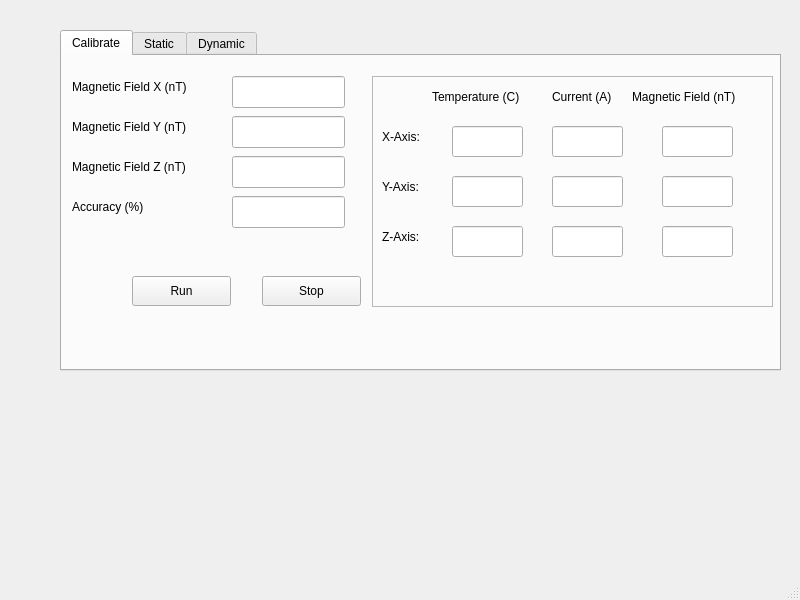
<?xml version="1.0" encoding="UTF-8"?>
<ui version="4.0">
 <class>MainWindow</class>
 <widget class="QMainWindow" name="MainWindow">
  <property name="geometry">
   <rect>
    <x>0</x>
    <y>0</y>
    <width>800</width>
    <height>600</height>
   </rect>
  </property>
  <property name="windowTitle">
   <string>MainWindow</string>
  </property>
  <widget class="QWidget" name="centralwidget">
   <widget class="QTabWidget" name="Modes">
    <property name="geometry">
     <rect>
      <x>60</x>
      <y>30</y>
      <width>721</width>
      <height>341</height>
     </rect>
    </property>
    <property name="currentIndex">
     <number>0</number>
    </property>
    <widget class="QWidget" name="CalibrateTab">
     <attribute name="title">
      <string>Calibrate</string>
     </attribute>
     <widget class="QLineEdit" name="Calibrate_Magnetic_Field_X">
      <property name="geometry">
       <rect>
        <x>170</x>
        <y>20</y>
        <width>113</width>
        <height>32</height>
       </rect>
      </property>
     </widget>
     <widget class="QLineEdit" name="Calibrate_Magnetic_Field_Y">
      <property name="geometry">
       <rect>
        <x>170</x>
        <y>60</y>
        <width>113</width>
        <height>32</height>
       </rect>
      </property>
     </widget>
     <widget class="QLineEdit" name="Calibrate_Magnetic_Field_Z">
      <property name="geometry">
       <rect>
        <x>170</x>
        <y>100</y>
        <width>113</width>
        <height>32</height>
       </rect>
      </property>
     </widget>
     <widget class="QLineEdit" name="Calibrate_Accuracy">
      <property name="geometry">
       <rect>
        <x>170</x>
        <y>140</y>
        <width>113</width>
        <height>32</height>
       </rect>
      </property>
     </widget>
     <widget class="QLabel" name="Calibrate_Mag_X_Label">
      <property name="geometry">
       <rect>
        <x>10</x>
        <y>20</y>
        <width>151</width>
        <height>22</height>
       </rect>
      </property>
      <property name="text">
       <string>Magnetic Field X (nT)</string>
      </property>
     </widget>
     <widget class="QLabel" name="Calibrate_Mag_Y_Label">
      <property name="geometry">
       <rect>
        <x>10</x>
        <y>60</y>
        <width>151</width>
        <height>22</height>
       </rect>
      </property>
      <property name="text">
       <string>Magnetic Field Y (nT)</string>
      </property>
     </widget>
     <widget class="QLabel" name="Calibrate_Mag_Z_Label">
      <property name="geometry">
       <rect>
        <x>10</x>
        <y>100</y>
        <width>151</width>
        <height>22</height>
       </rect>
      </property>
      <property name="text">
       <string>Magnetic Field Z (nT)</string>
      </property>
     </widget>
     <widget class="QLabel" name="Calibrate_Acc_Label">
      <property name="geometry">
       <rect>
        <x>10</x>
        <y>140</y>
        <width>121</width>
        <height>22</height>
       </rect>
      </property>
      <property name="text">
       <string>Accuracy (%)</string>
      </property>
     </widget>
     <widget class="QPushButton" name="Calibrate_Run">
      <property name="geometry">
       <rect>
        <x>70</x>
        <y>220</y>
        <width>99</width>
        <height>30</height>
       </rect>
      </property>
      <property name="text">
       <string>Run</string>
      </property>
     </widget>
     <widget class="QPushButton" name="Calibrate_Stop">
      <property name="geometry">
       <rect>
        <x>200</x>
        <y>220</y>
        <width>99</width>
        <height>30</height>
       </rect>
      </property>
      <property name="text">
       <string>Stop</string>
      </property>
     </widget>
     <widget class="QFrame" name="CalibrateFrame">
      <property name="geometry">
       <rect>
        <x>310</x>
        <y>20</y>
        <width>401</width>
        <height>231</height>
       </rect>
      </property>
      <property name="frameShape">
       <enum>QFrame::StyledPanel</enum>
      </property>
      <property name="frameShadow">
       <enum>QFrame::Raised</enum>
      </property>
      <widget class="QLabel" name="label">
       <property name="geometry">
        <rect>
         <x>10</x>
         <y>50</y>
         <width>68</width>
         <height>22</height>
        </rect>
       </property>
       <property name="text">
        <string>X-Axis:</string>
       </property>
      </widget>
      <widget class="QLabel" name="label_2">
       <property name="geometry">
        <rect>
         <x>10</x>
         <y>100</y>
         <width>68</width>
         <height>22</height>
        </rect>
       </property>
       <property name="text">
        <string>Y-Axis:</string>
       </property>
      </widget>
      <widget class="QLabel" name="label_3">
       <property name="geometry">
        <rect>
         <x>10</x>
         <y>150</y>
         <width>68</width>
         <height>22</height>
        </rect>
       </property>
       <property name="text">
        <string>Z-Axis:</string>
       </property>
      </widget>
      <widget class="QLabel" name="label_4">
       <property name="geometry">
        <rect>
         <x>60</x>
         <y>10</y>
         <width>121</width>
         <height>22</height>
        </rect>
       </property>
       <property name="text">
        <string>Temperature (C)</string>
       </property>
      </widget>
      <widget class="QLabel" name="label_5">
       <property name="geometry">
        <rect>
         <x>180</x>
         <y>10</y>
         <width>81</width>
         <height>22</height>
        </rect>
       </property>
       <property name="text">
        <string>Current (A)</string>
       </property>
      </widget>
      <widget class="QLabel" name="label_6">
       <property name="geometry">
        <rect>
         <x>260</x>
         <y>10</y>
         <width>141</width>
         <height>22</height>
        </rect>
       </property>
       <property name="text">
        <string>Magnetic Field (nT)</string>
       </property>
      </widget>
      <widget class="QLineEdit" name="Calibrate_Temp_X">
       <property name="geometry">
        <rect>
         <x>80</x>
         <y>50</y>
         <width>71</width>
         <height>31</height>
        </rect>
       </property>
       <property name="readOnly">
        <bool>true</bool>
       </property>
      </widget>
      <widget class="QLineEdit" name="Calibrate_Temp_Y">
       <property name="geometry">
        <rect>
         <x>80</x>
         <y>100</y>
         <width>71</width>
         <height>31</height>
        </rect>
       </property>
       <property name="readOnly">
        <bool>true</bool>
       </property>
      </widget>
      <widget class="QLineEdit" name="Calibrate_Temp_Z">
       <property name="geometry">
        <rect>
         <x>80</x>
         <y>150</y>
         <width>71</width>
         <height>31</height>
        </rect>
       </property>
       <property name="readOnly">
        <bool>true</bool>
       </property>
      </widget>
      <widget class="QLineEdit" name="Calibrate_Current_X">
       <property name="geometry">
        <rect>
         <x>180</x>
         <y>50</y>
         <width>71</width>
         <height>31</height>
        </rect>
       </property>
       <property name="readOnly">
        <bool>true</bool>
       </property>
      </widget>
      <widget class="QLineEdit" name="Calibrate_MagField_X">
       <property name="geometry">
        <rect>
         <x>290</x>
         <y>50</y>
         <width>71</width>
         <height>31</height>
        </rect>
       </property>
       <property name="readOnly">
        <bool>true</bool>
       </property>
      </widget>
      <widget class="QLineEdit" name="Calibrate_Current_Y">
       <property name="geometry">
        <rect>
         <x>180</x>
         <y>100</y>
         <width>71</width>
         <height>31</height>
        </rect>
       </property>
       <property name="readOnly">
        <bool>true</bool>
       </property>
      </widget>
      <widget class="QLineEdit" name="Calibrate_Current_Z">
       <property name="geometry">
        <rect>
         <x>180</x>
         <y>150</y>
         <width>71</width>
         <height>31</height>
        </rect>
       </property>
       <property name="readOnly">
        <bool>true</bool>
       </property>
      </widget>
      <widget class="QLineEdit" name="Calibrate_MagField_Y">
       <property name="geometry">
        <rect>
         <x>290</x>
         <y>100</y>
         <width>71</width>
         <height>31</height>
        </rect>
       </property>
       <property name="readOnly">
        <bool>true</bool>
       </property>
      </widget>
      <widget class="QLineEdit" name="Calibrate_MagField_Z">
       <property name="geometry">
        <rect>
         <x>290</x>
         <y>150</y>
         <width>71</width>
         <height>31</height>
        </rect>
       </property>
       <property name="readOnly">
        <bool>true</bool>
       </property>
      </widget>
     </widget>
    </widget>
    <widget class="QWidget" name="StaticTab">
     <attribute name="title">
      <string>Static</string>
     </attribute>
     <widget class="QLineEdit" name="Static_Magnetic_Field_X">
      <property name="geometry">
       <rect>
        <x>170</x>
        <y>20</y>
        <width>113</width>
        <height>32</height>
       </rect>
      </property>
     </widget>
     <widget class="QLineEdit" name="Static_Magnetic_Field_Y">
      <property name="geometry">
       <rect>
        <x>170</x>
        <y>60</y>
        <width>113</width>
        <height>32</height>
       </rect>
      </property>
     </widget>
     <widget class="QLineEdit" name="Static_Magnetic_Field_Z">
      <property name="geometry">
       <rect>
        <x>170</x>
        <y>100</y>
        <width>113</width>
        <height>32</height>
       </rect>
      </property>
     </widget>
     <widget class="QLineEdit" name="Static_Accuracy">
      <property name="geometry">
       <rect>
        <x>170</x>
        <y>140</y>
        <width>113</width>
        <height>32</height>
       </rect>
      </property>
     </widget>
     <widget class="QLabel" name="Static_Mag_X_Label">
      <property name="geometry">
       <rect>
        <x>10</x>
        <y>20</y>
        <width>151</width>
        <height>22</height>
       </rect>
      </property>
      <property name="text">
       <string>Magnetic Field X (nT)</string>
      </property>
     </widget>
     <widget class="QLabel" name="Static_Mag_Y_Label">
      <property name="geometry">
       <rect>
        <x>10</x>
        <y>60</y>
        <width>151</width>
        <height>22</height>
       </rect>
      </property>
      <property name="text">
       <string>Magnetic Field Y (nT)</string>
      </property>
     </widget>
     <widget class="QLabel" name="Static_Mag_Z_Label">
      <property name="geometry">
       <rect>
        <x>10</x>
        <y>100</y>
        <width>151</width>
        <height>22</height>
       </rect>
      </property>
      <property name="text">
       <string>Magnetic Field Z (nT)</string>
      </property>
     </widget>
     <widget class="QLabel" name="Static_Acc_Label">
      <property name="geometry">
       <rect>
        <x>10</x>
        <y>140</y>
        <width>121</width>
        <height>22</height>
       </rect>
      </property>
      <property name="text">
       <string>Accuracy (%)</string>
      </property>
     </widget>
     <widget class="QPushButton" name="Static_Run">
      <property name="geometry">
       <rect>
        <x>70</x>
        <y>220</y>
        <width>99</width>
        <height>30</height>
       </rect>
      </property>
      <property name="text">
       <string>Run</string>
      </property>
     </widget>
     <widget class="QPushButton" name="Static_Stop">
      <property name="geometry">
       <rect>
        <x>200</x>
        <y>220</y>
        <width>99</width>
        <height>30</height>
       </rect>
      </property>
      <property name="text">
       <string>Stop</string>
      </property>
     </widget>
     <widget class="QFrame" name="CalibrateFrame_2">
      <property name="geometry">
       <rect>
        <x>310</x>
        <y>20</y>
        <width>401</width>
        <height>231</height>
       </rect>
      </property>
      <property name="frameShape">
       <enum>QFrame::StyledPanel</enum>
      </property>
      <property name="frameShadow">
       <enum>QFrame::Raised</enum>
      </property>
      <widget class="QLabel" name="label_7">
       <property name="geometry">
        <rect>
         <x>10</x>
         <y>50</y>
         <width>68</width>
         <height>22</height>
        </rect>
       </property>
       <property name="text">
        <string>X-Axis:</string>
       </property>
      </widget>
      <widget class="QLabel" name="label_8">
       <property name="geometry">
        <rect>
         <x>10</x>
         <y>100</y>
         <width>68</width>
         <height>22</height>
        </rect>
       </property>
       <property name="text">
        <string>Y-Axis:</string>
       </property>
      </widget>
      <widget class="QLabel" name="label_9">
       <property name="geometry">
        <rect>
         <x>10</x>
         <y>150</y>
         <width>68</width>
         <height>22</height>
        </rect>
       </property>
       <property name="text">
        <string>Z-Axis:</string>
       </property>
      </widget>
      <widget class="QLabel" name="label_10">
       <property name="geometry">
        <rect>
         <x>60</x>
         <y>10</y>
         <width>121</width>
         <height>22</height>
        </rect>
       </property>
       <property name="text">
        <string>Temperature (C)</string>
       </property>
      </widget>
      <widget class="QLabel" name="label_11">
       <property name="geometry">
        <rect>
         <x>180</x>
         <y>10</y>
         <width>81</width>
         <height>22</height>
        </rect>
       </property>
       <property name="text">
        <string>Current (A)</string>
       </property>
      </widget>
      <widget class="QLabel" name="label_12">
       <property name="geometry">
        <rect>
         <x>260</x>
         <y>10</y>
         <width>141</width>
         <height>22</height>
        </rect>
       </property>
       <property name="text">
        <string>Magnetic Field (nT)</string>
       </property>
      </widget>
      <widget class="QLineEdit" name="Static_Temp_X">
       <property name="geometry">
        <rect>
         <x>80</x>
         <y>50</y>
         <width>71</width>
         <height>31</height>
        </rect>
       </property>
       <property name="readOnly">
        <bool>true</bool>
       </property>
      </widget>
      <widget class="QLineEdit" name="Static_Temp_Y">
       <property name="geometry">
        <rect>
         <x>80</x>
         <y>100</y>
         <width>71</width>
         <height>31</height>
        </rect>
       </property>
       <property name="readOnly">
        <bool>true</bool>
       </property>
      </widget>
      <widget class="QLineEdit" name="Static_Temp_Z">
       <property name="geometry">
        <rect>
         <x>80</x>
         <y>150</y>
         <width>71</width>
         <height>31</height>
        </rect>
       </property>
       <property name="readOnly">
        <bool>true</bool>
       </property>
      </widget>
      <widget class="QLineEdit" name="Static_Current_X">
       <property name="geometry">
        <rect>
         <x>180</x>
         <y>50</y>
         <width>71</width>
         <height>31</height>
        </rect>
       </property>
       <property name="readOnly">
        <bool>true</bool>
       </property>
      </widget>
      <widget class="QLineEdit" name="Static_MagField_X">
       <property name="geometry">
        <rect>
         <x>290</x>
         <y>50</y>
         <width>71</width>
         <height>31</height>
        </rect>
       </property>
       <property name="readOnly">
        <bool>true</bool>
       </property>
      </widget>
      <widget class="QLineEdit" name="Static_Current_Y">
       <property name="geometry">
        <rect>
         <x>180</x>
         <y>100</y>
         <width>71</width>
         <height>31</height>
        </rect>
       </property>
       <property name="readOnly">
        <bool>true</bool>
       </property>
      </widget>
      <widget class="QLineEdit" name="Static_Current_Z">
       <property name="geometry">
        <rect>
         <x>180</x>
         <y>150</y>
         <width>71</width>
         <height>31</height>
        </rect>
       </property>
       <property name="readOnly">
        <bool>true</bool>
       </property>
      </widget>
      <widget class="QLineEdit" name="Static_MagField_Y">
       <property name="geometry">
        <rect>
         <x>290</x>
         <y>100</y>
         <width>71</width>
         <height>31</height>
        </rect>
       </property>
       <property name="readOnly">
        <bool>true</bool>
       </property>
      </widget>
      <widget class="QLineEdit" name="Static_MagField_Z">
       <property name="geometry">
        <rect>
         <x>290</x>
         <y>150</y>
         <width>71</width>
         <height>31</height>
        </rect>
       </property>
       <property name="readOnly">
        <bool>true</bool>
       </property>
      </widget>
     </widget>
    </widget>
    <widget class="QWidget" name="DynamicTab">
     <attribute name="title">
      <string>Dynamic</string>
     </attribute>
     <widget class="QPushButton" name="Dynamic_Run">
      <property name="geometry">
       <rect>
        <x>70</x>
        <y>220</y>
        <width>99</width>
        <height>30</height>
       </rect>
      </property>
      <property name="text">
       <string>Run</string>
      </property>
     </widget>
     <widget class="QPushButton" name="Dynamic_Stop">
      <property name="geometry">
       <rect>
        <x>200</x>
        <y>220</y>
        <width>99</width>
        <height>30</height>
       </rect>
      </property>
      <property name="text">
       <string>Stop</string>
      </property>
     </widget>
     <widget class="QPushButton" name="DynamicFileSelect">
      <property name="geometry">
       <rect>
        <x>130</x>
        <y>100</y>
        <width>99</width>
        <height>30</height>
       </rect>
      </property>
      <property name="text">
       <string>Select File</string>
      </property>
     </widget>
     <widget class="QFrame" name="CalibrateFrame_3">
      <property name="geometry">
       <rect>
        <x>310</x>
        <y>20</y>
        <width>401</width>
        <height>231</height>
       </rect>
      </property>
      <property name="frameShape">
       <enum>QFrame::StyledPanel</enum>
      </property>
      <property name="frameShadow">
       <enum>QFrame::Raised</enum>
      </property>
      <widget class="QLabel" name="label_13">
       <property name="geometry">
        <rect>
         <x>10</x>
         <y>50</y>
         <width>68</width>
         <height>22</height>
        </rect>
       </property>
       <property name="text">
        <string>X-Axis:</string>
       </property>
      </widget>
      <widget class="QLabel" name="label_14">
       <property name="geometry">
        <rect>
         <x>10</x>
         <y>100</y>
         <width>68</width>
         <height>22</height>
        </rect>
       </property>
       <property name="text">
        <string>Y-Axis:</string>
       </property>
      </widget>
      <widget class="QLabel" name="label_15">
       <property name="geometry">
        <rect>
         <x>10</x>
         <y>150</y>
         <width>68</width>
         <height>22</height>
        </rect>
       </property>
       <property name="text">
        <string>Z-Axis:</string>
       </property>
      </widget>
      <widget class="QLabel" name="label_16">
       <property name="geometry">
        <rect>
         <x>60</x>
         <y>10</y>
         <width>121</width>
         <height>22</height>
        </rect>
       </property>
       <property name="text">
        <string>Temperature (C)</string>
       </property>
      </widget>
      <widget class="QLabel" name="label_17">
       <property name="geometry">
        <rect>
         <x>180</x>
         <y>10</y>
         <width>81</width>
         <height>22</height>
        </rect>
       </property>
       <property name="text">
        <string>Current (A)</string>
       </property>
      </widget>
      <widget class="QLabel" name="label_18">
       <property name="geometry">
        <rect>
         <x>260</x>
         <y>10</y>
         <width>141</width>
         <height>22</height>
        </rect>
       </property>
       <property name="text">
        <string>Magnetic Field (nT)</string>
       </property>
      </widget>
      <widget class="QLineEdit" name="Dynamic_Temp_X">
       <property name="geometry">
        <rect>
         <x>80</x>
         <y>50</y>
         <width>71</width>
         <height>31</height>
        </rect>
       </property>
       <property name="readOnly">
        <bool>true</bool>
       </property>
      </widget>
      <widget class="QLineEdit" name="Dynamic_Temp_Y">
       <property name="geometry">
        <rect>
         <x>80</x>
         <y>100</y>
         <width>71</width>
         <height>31</height>
        </rect>
       </property>
       <property name="readOnly">
        <bool>true</bool>
       </property>
      </widget>
      <widget class="QLineEdit" name="Dynamic_Temp_Z">
       <property name="geometry">
        <rect>
         <x>80</x>
         <y>150</y>
         <width>71</width>
         <height>31</height>
        </rect>
       </property>
       <property name="readOnly">
        <bool>true</bool>
       </property>
      </widget>
      <widget class="QLineEdit" name="Dynamic_Current_X">
       <property name="geometry">
        <rect>
         <x>180</x>
         <y>50</y>
         <width>71</width>
         <height>31</height>
        </rect>
       </property>
       <property name="readOnly">
        <bool>true</bool>
       </property>
      </widget>
      <widget class="QLineEdit" name="Dynamic_MagField_X">
       <property name="geometry">
        <rect>
         <x>290</x>
         <y>50</y>
         <width>71</width>
         <height>31</height>
        </rect>
       </property>
       <property name="readOnly">
        <bool>true</bool>
       </property>
      </widget>
      <widget class="QLineEdit" name="Dynamic_Current_Y">
       <property name="geometry">
        <rect>
         <x>180</x>
         <y>100</y>
         <width>71</width>
         <height>31</height>
        </rect>
       </property>
       <property name="readOnly">
        <bool>true</bool>
       </property>
      </widget>
      <widget class="QLineEdit" name="Dynamic_Current_Z">
       <property name="geometry">
        <rect>
         <x>180</x>
         <y>150</y>
         <width>71</width>
         <height>31</height>
        </rect>
       </property>
       <property name="readOnly">
        <bool>true</bool>
       </property>
      </widget>
      <widget class="QLineEdit" name="Dynamic_MagField_Y">
       <property name="geometry">
        <rect>
         <x>290</x>
         <y>100</y>
         <width>71</width>
         <height>31</height>
        </rect>
       </property>
       <property name="readOnly">
        <bool>true</bool>
       </property>
      </widget>
      <widget class="QLineEdit" name="Dynamic_MagField_Z">
       <property name="geometry">
        <rect>
         <x>290</x>
         <y>150</y>
         <width>71</width>
         <height>31</height>
        </rect>
       </property>
       <property name="readOnly">
        <bool>true</bool>
       </property>
      </widget>
     </widget>
    </widget>
   </widget>
  </widget>
  <widget class="QMenuBar" name="menubar">
   <property name="geometry">
    <rect>
     <x>0</x>
     <y>0</y>
     <width>800</width>
     <height>28</height>
    </rect>
   </property>
  </widget>
  <widget class="QStatusBar" name="statusbar"/>
 </widget>
 <resources/>
 <connections/>
</ui>
